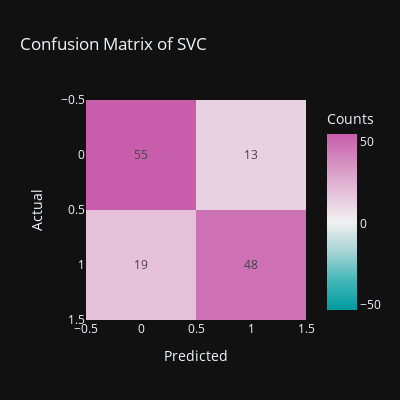
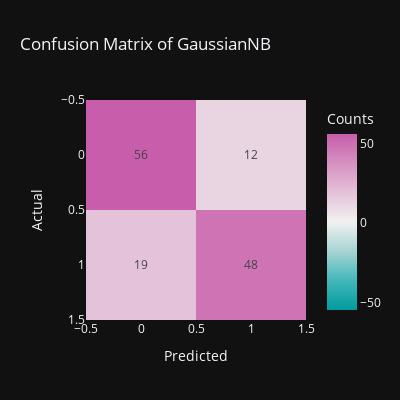
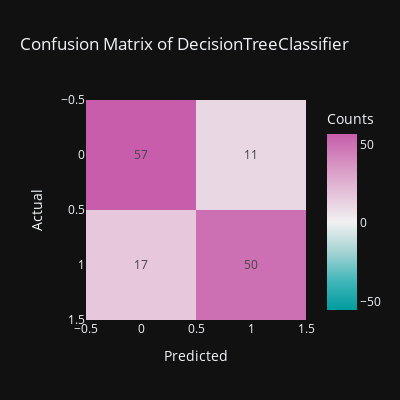
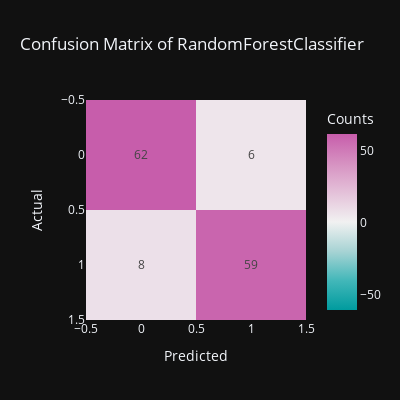

Here is the notebook cell these charts were saved with, in order:
### Code cell
models = [SVC(), GaussianNB(), DecisionTreeClassifier(), RandomForestClassifier(),
          XGBClassifier(), GradientBoostingClassifier(), AdaBoostClassifier(), LogisticRegression()]

for model in models:
    # Create a pipeline with the preprocessor and the model
    pipeline = Pipeline(steps=[
        ('preprocessor', preprocessor),
        ('model', model)
    ])
    # Fit the model
    pipeline.fit(X_train, y_train_encoded)

    # Predict on the test set
    y_pred = pipeline.predict(X_eval)

    # Print the classification report
    print("Model: ", model.__class__.__name__)
    print("Classification Report: \n", classification_report(y_eval_encoded, y_pred))

    # Generate and display the confusion matrix
    fig = px.imshow(confusion_matrix(y_eval_encoded, y_pred), color_continuous_scale='tropic',
                    title="Confusion Matrix of " + model.__class__.__name__,
                    labels=dict(x="Predicted", y="Actual", color="Counts"),
                    color_continuous_midpoint=0.8, width=400, height=400,
                    template="plotly_dark", text_auto=True)
    fig.show()

    print("----------------------------------------------------------")

### Figure 1 — Plotly figure (JSON) as saved in the notebook; plotly's stock layout.template omitted (floating-point values rounded to 4 significant figures)
{"data": [{"coloraxis": "coloraxis", "hovertemplate": "Predicted: %{x}<br>Actual: %{y}<br>Counts: %{z}<extra></extra>", "name": "0", "texttemplate": "%{z}", "type": "heatmap", "xaxis": "x", "yaxis": "y", "z": [[55, 13], [19, 48]]}], "layout": {"coloraxis": {"cmid": 0.8, "colorbar": {"title": {"text": "Counts"}}, "colorscale": [[0, "rgb(0, 155, 158)"], [0.1667, "rgb(66, 183, 185)"], [0.3333, "rgb(167, 211, 212)"], [0.5, "rgb(241, 241, 241)"], [0.6667, "rgb(228, 193, 217)"], [0.8333, "rgb(214, 145, 193)"], [1, "rgb(199, 93, 171)"]]}, "height": 400, "title": {"text": "Confusion Matrix of SVC"}, "width": 400, "xaxis": {"anchor": "y", "constrain": "domain", "domain": [0, 1], "scaleanchor": "y", "title": {"text": "Predicted"}}, "yaxis": {"anchor": "x", "autorange": "reversed", "constrain": "domain", "domain": [0, 1], "title": {"text": "Actual"}}}}

### Figure 2 — Plotly figure (JSON) as saved in the notebook; plotly's stock layout.template omitted (floating-point values rounded to 4 significant figures)
{"data": [{"coloraxis": "coloraxis", "hovertemplate": "Predicted: %{x}<br>Actual: %{y}<br>Counts: %{z}<extra></extra>", "name": "0", "texttemplate": "%{z}", "type": "heatmap", "xaxis": "x", "yaxis": "y", "z": [[56, 12], [19, 48]]}], "layout": {"coloraxis": {"cmid": 0.8, "colorbar": {"title": {"text": "Counts"}}, "colorscale": [[0, "rgb(0, 155, 158)"], [0.1667, "rgb(66, 183, 185)"], [0.3333, "rgb(167, 211, 212)"], [0.5, "rgb(241, 241, 241)"], [0.6667, "rgb(228, 193, 217)"], [0.8333, "rgb(214, 145, 193)"], [1, "rgb(199, 93, 171)"]]}, "height": 400, "title": {"text": "Confusion Matrix of GaussianNB"}, "width": 400, "xaxis": {"anchor": "y", "constrain": "domain", "domain": [0, 1], "scaleanchor": "y", "title": {"text": "Predicted"}}, "yaxis": {"anchor": "x", "autorange": "reversed", "constrain": "domain", "domain": [0, 1], "title": {"text": "Actual"}}}}

### Figure 3 — Plotly figure (JSON) as saved in the notebook; plotly's stock layout.template omitted (floating-point values rounded to 4 significant figures)
{"data": [{"coloraxis": "coloraxis", "hovertemplate": "Predicted: %{x}<br>Actual: %{y}<br>Counts: %{z}<extra></extra>", "name": "0", "texttemplate": "%{z}", "type": "heatmap", "xaxis": "x", "yaxis": "y", "z": [[57, 11], [17, 50]]}], "layout": {"coloraxis": {"cmid": 0.8, "colorbar": {"title": {"text": "Counts"}}, "colorscale": [[0, "rgb(0, 155, 158)"], [0.1667, "rgb(66, 183, 185)"], [0.3333, "rgb(167, 211, 212)"], [0.5, "rgb(241, 241, 241)"], [0.6667, "rgb(228, 193, 217)"], [0.8333, "rgb(214, 145, 193)"], [1, "rgb(199, 93, 171)"]]}, "height": 400, "title": {"text": "Confusion Matrix of DecisionTreeClassifier"}, "width": 400, "xaxis": {"anchor": "y", "constrain": "domain", "domain": [0, 1], "scaleanchor": "y", "title": {"text": "Predicted"}}, "yaxis": {"anchor": "x", "autorange": "reversed", "constrain": "domain", "domain": [0, 1], "title": {"text": "Actual"}}}}

### Figure 4 — Plotly figure (JSON) as saved in the notebook; plotly's stock layout.template omitted (floating-point values rounded to 4 significant figures)
{"data": [{"coloraxis": "coloraxis", "hovertemplate": "Predicted: %{x}<br>Actual: %{y}<br>Counts: %{z}<extra></extra>", "name": "0", "texttemplate": "%{z}", "type": "heatmap", "xaxis": "x", "yaxis": "y", "z": [[62, 6], [8, 59]]}], "layout": {"coloraxis": {"cmid": 0.8, "colorbar": {"title": {"text": "Counts"}}, "colorscale": [[0, "rgb(0, 155, 158)"], [0.1667, "rgb(66, 183, 185)"], [0.3333, "rgb(167, 211, 212)"], [0.5, "rgb(241, 241, 241)"], [0.6667, "rgb(228, 193, 217)"], [0.8333, "rgb(214, 145, 193)"], [1, "rgb(199, 93, 171)"]]}, "height": 400, "title": {"text": "Confusion Matrix of RandomForestClassifier"}, "width": 400, "xaxis": {"anchor": "y", "constrain": "domain", "domain": [0, 1], "scaleanchor": "y", "title": {"text": "Predicted"}}, "yaxis": {"anchor": "x", "autorange": "reversed", "constrain": "domain", "domain": [0, 1], "title": {"text": "Actual"}}}}
